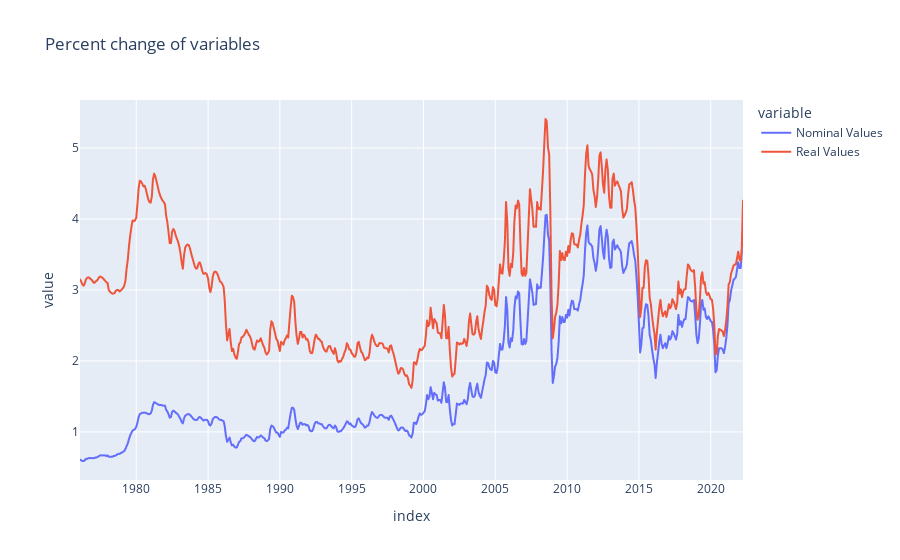

The cell this chart's notebook holds for it:
### Code cell
fig = px.line(df[["Nominal Values", "Real Values"]], title='Percent change of variables')
fig.show()

### Figure 1 — Plotly figure (JSON) as saved in the notebook; plotly's stock layout.template omitted (floating-point values rounded to 4 significant figures; data arrays with more than 128 entries replaced by an {"elided": "..."} marker saying what was removed)
{"data": [{"hovertemplate": "variable=Nominal Values<br>index=%{x}<br>value=%{y}<extra></extra>", "legendgroup": "Nominal Values", "line": {"color": "#636efa", "dash": "solid"}, "marker": {"symbol": "circle"}, "mode": "lines", "name": "Nominal Values", "showlegend": true, "type": "scattergl", "x": {"elided": "555 str values"}, "xaxis": "x", "y": {"elided": "555 float values"}, "yaxis": "y"}, {"hovertemplate": "variable=Real Values<br>index=%{x}<br>value=%{y}<extra></extra>", "legendgroup": "Real Values", "line": {"color": "#EF553B", "dash": "solid"}, "marker": {"symbol": "circle"}, "mode": "lines", "name": "Real Values", "showlegend": true, "type": "scattergl", "x": {"elided": "555 str values"}, "xaxis": "x", "y": {"elided": "555 float values"}, "yaxis": "y"}], "layout": {"legend": {"title": {"text": "variable"}, "tracegroupgap": 0}, "title": {"text": "Percent change of variables"}, "xaxis": {"anchor": "y", "domain": [0, 1], "title": {"text": "index"}}, "yaxis": {"anchor": "x", "domain": [0, 1], "title": {"text": "value"}}}}
